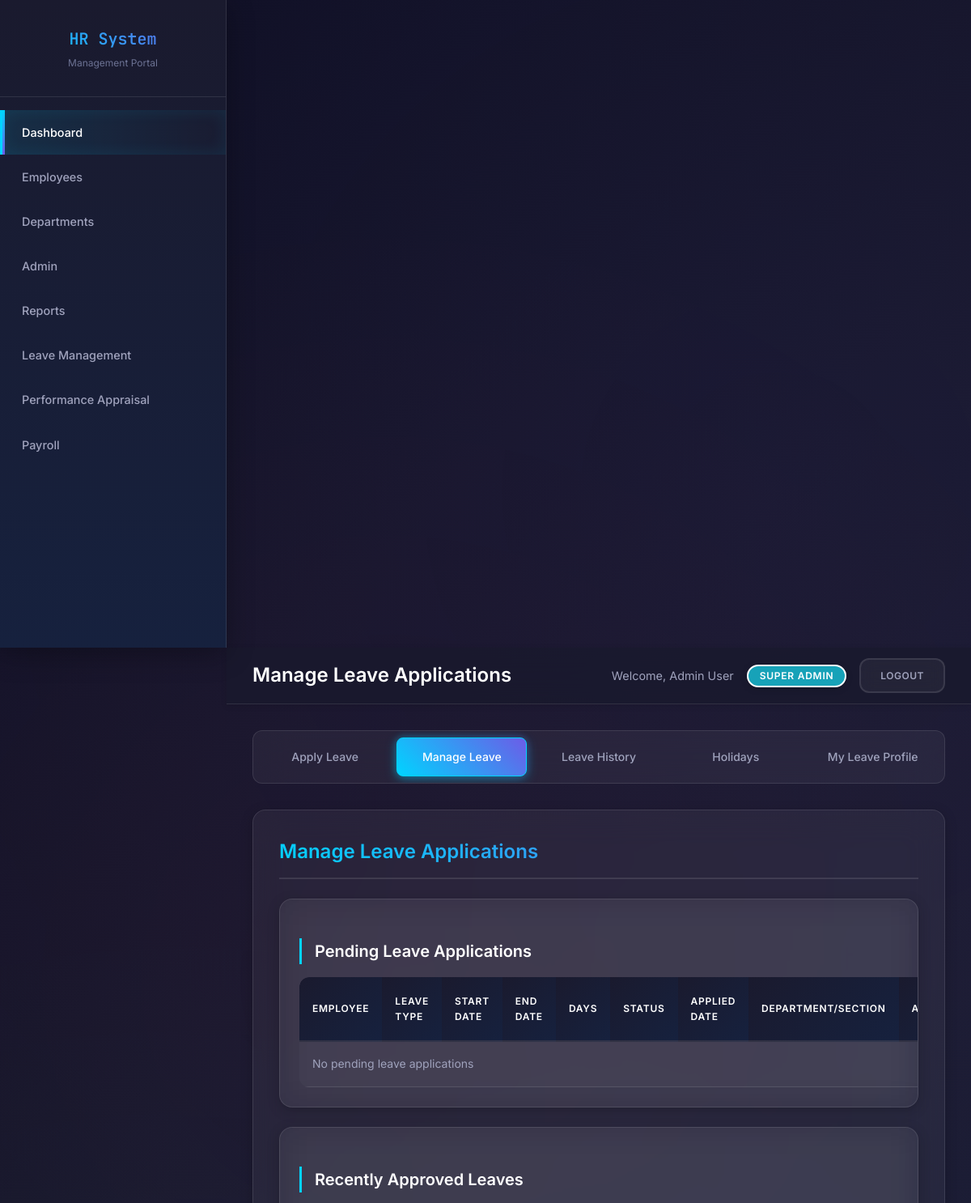
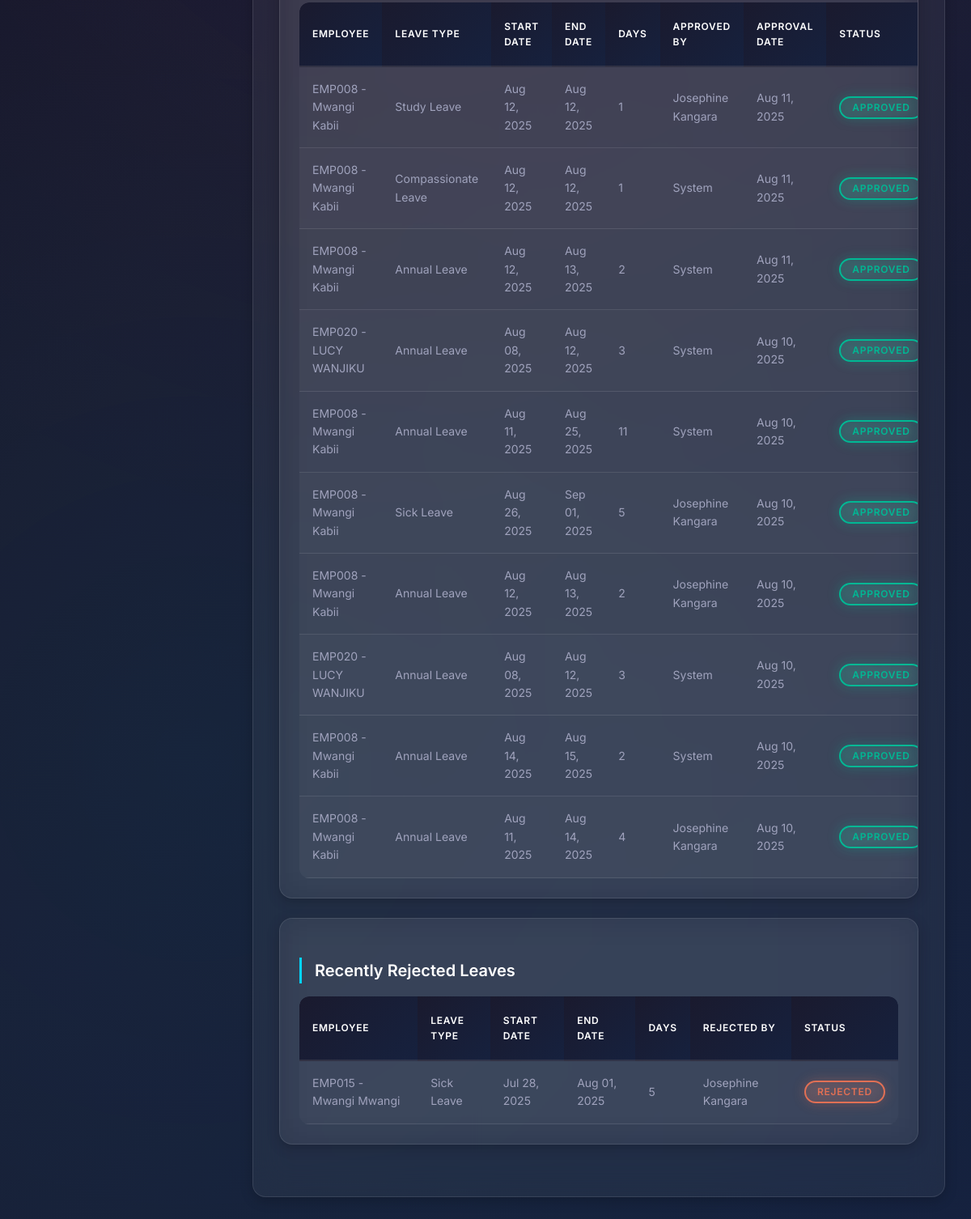
/manage.php (signed in), run on the app's committed database (2 pictures, top to bottom).
### tables this page shows
CREATE TABLE `leave_applications` (
  `id` int(11) NOT NULL,
  `employee_id` int(11) NOT NULL,
  `leave_type_id` int(11) NOT NULL,
  `start_date` date NOT NULL,
  `end_date` date NOT NULL,
  `days_requested` int(11) NOT NULL,
  `reason` text NOT NULL,
  `deduction_details` text DEFAULT NULL COMMENT 'JSON storage of deduction plan',
  `primary_days` int(11) DEFAULT 0 COMMENT 'Days deducted from primary leave type',
  `annual_days` int(11) DEFAULT 0 COMMENT 'Days deducted from annual leave',
  `unpaid_days` int(11) DEFAULT 0 COMMENT 'Days that are unpaid',
  `status` enum('pending','pending_section_head','pending_dept_head','pending_managing_director','pending_hr_manager','approved','rejected','cancelled') NOT NULL DEFAULT 'pending',
  `applied_at` timestamp NOT NULL DEFAULT current_timestamp(),
  `section_head_approval` enum('pending','approved','rejected') DEFAULT 'pending',
  `section_head_approved_by` varchar(50) DEFAULT NULL,
  `section_head_approved_at` timestamp NULL DEFAULT NULL,
  `dept_head_approval` enum('pending','approved','rejected') DEFAULT 'pending',
  `dept_head_approved_by` varchar(50) DEFAULT NULL,
  `dept_head_approved_at` timestamp NULL DEFAULT NULL,
  `hr_processed_by` varchar(50) DEFAULT NULL,
  `hr_processed_at` timestamp NULL DEFAULT NULL,
  `hr_comments` text DEFAULT NULL,
  `approver_id` int(11) DEFAULT NULL,
  `section_head_emp_id` int(11) DEFAULT NULL,
  `dept_head_emp_id` int(11) DEFAULT NULL,
  `days_deducted` int(11) DEFAULT 0,
  `days_from_annual` int(11) DEFAULT 0,
  `managing_director_approved_by` int(11) DEFAULT NULL,
  `hr_approved_by` int(11) DEFAULT NULL,
  `hr_approved_at` datetime DEFAULT NULL,
  `managing_director_approved_at` datetime DEFAULT NULL
);

CREATE TABLE `employees` (
  `id` int(11) NOT NULL,
  `employee_id` varchar(50) DEFAULT NULL,
  `first_name` varchar(100) DEFAULT NULL,
  `last_name` varchar(100) DEFAULT NULL,
  `gender` varchar(10) NOT NULL,
  `national_id` int(10) NOT NULL,
  `email` varchar(255) DEFAULT NULL,
  `designation` varchar(50) NOT NULL,
  `phone` varchar(20) DEFAULT NULL,
  `date_of_birth` date NOT NULL,
  `address` text DEFAULT NULL,
  `department_id` int(11) DEFAULT NULL,
  `section_id` int(11) DEFAULT NULL,
  `position` varchar(100) DEFAULT NULL,
  `salary` decimal(10,2) DEFAULT NULL,
  `hire_date` date DEFAULT NULL,
  `employment_type` varchar(20) NOT NULL,
  `employee_type` varchar(20) NOT NULL,
  `profile_image_url` varchar(500) DEFAULT NULL,
  `created_at` timestamp NOT NULL DEFAULT current_timestamp(),
  `updated_at` timestamp NOT NULL DEFAULT current_timestamp() ON UPDATE current_timestamp(),
  `employee_status` enum('active','inactive','resigned','fired','retired') NOT NULL DEFAULT 'active'
);

CREATE TABLE `leave_types` (
  `id` int(11) NOT NULL,
  `name` varchar(100) NOT NULL,
  `description` text DEFAULT NULL,
  `max_days_per_year` int(11) DEFAULT NULL,
  `counts_weekends` tinyint(1) DEFAULT 0,
  `deducted_from_annual` tinyint(1) DEFAULT 1,
  `is_active` tinyint(1) DEFAULT 1,
  `created_at` timestamp NOT NULL DEFAULT current_timestamp(),
  `updated_at` timestamp NOT NULL DEFAULT current_timestamp() ON UPDATE current_timestamp()
);

### manage.php (the view, shortened to what this page needs)
<?php
$conn = getConnection();
$user = [
    'first_name' => isset($_SESSION['user_name']) ? explode(' ', $_SESSION['user_name'])[0] : 'User',
    'last_name' => isset($_SESSION['user_name']) ? (explode(' ', $_SESSION['user_name'])[1] ?? '') : '',
    'role' => $_SESSION['user_role'] ?? 'guest',
    'id' => $_SESSION['user_id']
];
function hasPermission($required_role) {
    global $user;
    $role_hierarchy = [
        'managing_director' => 6,
        'super_admin' => 5,
        'hr_manager' => 4,
        'dept_head' => 3,
        'section_head' => 2,
        'manager' => 1,
        'employee' => 0
    ];
    $user_level = $role_hierarchy[$user['role']] ?? 0;
    $required_level = $role_hierarchy[$required_role] ?? 0;
    return $user_level >= $required_level;
}
function formatDate($date) {
    return date('M d, Y', strtotime($date));
}
$pendingLeaves = [];
$approvedLeaves = [];
$rejectedLeaves = [];
try {
    $approvedQuery = "SELECT la.*, e.employee_id, e.first_name, e.last_name,
                     lt.name as leave_type_name,
                     COALESCE(
                         (SELECT CONCAT(u.first_name, ' ', u.last_name) FROM users u WHERE u.id = la.hr_approved_by),
                         (SELECT CONCAT(u.first_name, ' ', u.last_name) FROM users u WHERE u.id = la.managing_director_approved_by),
                         (SELECT CONCAT(u.first_name, ' ', u.last_name) FROM users u WHERE u.id = la.dept_head_approved_by),
                         (SELECT CONCAT(u.first_name, ' ', u.last_name) FROM users u WHERE u.id = la.section_head_approved_by),
                         'System'
                     ) as approver_name,
                     COALESCE(
                         la.hr_approved_at,
                         la.managing_director_approved_at,
                         la.dept_head_approved_at,
                         la.section_head_approved_at
                     ) as approval_date
                     FROM leave_applications la
                     JOIN employees e ON la.employee_id = e.id
                     JOIN leave_types lt ON la.leave_type_id = lt.id
                     WHERE la.status = 'approved'
                     ORDER BY approval_date DESC
                     LIMIT 10";
    $approvedResult = $conn->query($approvedQuery);
    $approvedLeaves = $approvedResult->fetch_all(MYSQLI_ASSOC);
    $rejectedQuery = "SELECT la.*, e.employee_id, e.first_name, e.last_name,
                     lt.name as leave_type_name,
                     COALESCE(
                         (SELECT CONCAT(u.first_name, ' ', u.last_name) FROM users u WHERE u.id = la.hr_approved_by),
                         (SELECT CONCAT(u.first_name, ' ', u.last_name) FROM users u WHERE u.id = la.managing_director_approved_by),
                         (SELECT CONCAT(u.first_name, ' ', u.last_name) FROM users u WHERE u.id = la.dept_head_approved_by),
                         (SELECT CONCAT(u.first_name, ' ', u.last_name) FROM users u WHERE u.id = la.section_head_approved_by),
                         'System'
                     ) as approver_name,
                     COALESCE(
                         la.hr_approved_at,
                         la.managing_director_approved_at,
                         la.dept_head_approved_at,
                         la.section_head_approved_at
                     ) as rejection_date
                     FROM leave_applications la
                     JOIN employees e ON la.employee_id = e.id
                     JOIN leave_types lt ON la.leave_type_id = lt.id
                     WHERE la.status = 'rejected'
                     ORDER BY rejection_date DESC
                     LIMIT 10";
    $rejectedResult = $conn->query($rejectedQuery);
    $rejectedLeaves = $rejectedResult->fetch_all(MYSQLI_ASSOC);
} catch (Exception $e) {
    $error = "Error fetching data: " . $e->getMessage();
}
?>
<!DOCTYPE html>
<html lang="en">
<head>
    <link rel="stylesheet" href="style.css">
</head>
<body>
    <div class="container">
        <div class="sidebar">
            <div class="sidebar-brand">
                <h1>HR System</h1>
                <p>Management Portal</p>
            </div>
            <nav class="nav">
                <ul>
                    <li><a href="dashboard.php" class="active">Dashboard</a></li>
                    <li><a href="employees.php">Employees</a></li>
                    <?php if (hasPermission('hr_manager')): ?>
                    <li><a href="departments.php">Departments</a></li>
                    <?php endif; ?>
                    <?php if (hasPermission('super_admin')): ?>
                   <li><a href="admin.php?tab=users">Admin</a></li>
                   <?php elseif (hasPermission('hr_manager')): ?>
                  <li><a href="admin.php?tab=financial">Admin</a></li>
                   <?php endif; ?>
                    <?php if (hasPermission('hr_manager')): ?>
                    <li><a href="reports.php">Reports</a></li>
                    <?php endif; ?>
                    <?php if (hasPermission('hr_manager')|| hasPermission('super_admin')||hasPermission('dept_head')||hasPermission('officer')): ?>
                    <li><a href="leave_management.php">Leave Management</a></li>
                    <?php endif; ?>
                    <li><a href="employee_appraisal.php">Performance Appraisal</a></li>
                    <li><a href="payroll_mnagements.php" ><i class="fas fa-money-check"></i> Payroll</a></li>
                </ul>
            </nav>
        </div>
        </div>
        <div class="main-content">
            <div class="header">
                <h1>Manage Leave Applications</h1>
                <div class="user-info">
                    <span>Welcome, <?php echo htmlspecialchars($user['first_name'] . ' ' . $user['last_name']); ?></span>
                    <span class="badge badge-info"><?php echo ucwords(str_replace('_', ' ', $user['role'])); ?></span>
                    <a href="logout.php" class="btn btn-secondary btn-sm">Logout</a>
                </div>
            </div>
            <div class="content">
                <div class="leave-tabs">
                    <a href="leave_management.php" class="leave-tab">Apply Leave</a>
                    <?php if (in_array($user['role'], ['hr_manager', 'dept_head', 'section_head', 'manager', 'managing_director','super_admin'])): ?>
                    <a href="manage.php" class="leave-tab active">Manage Leave</a>
                    <?php endif; ?>
                    <?php if(in_array($user['role'], ['hr_manager', 'super_admin', 'manager','managing_director'])): ?>
                    <a href="history.php" class="leave-tab">Leave History</a>
                    <a href="holidays.php" class="leave-tab">Holidays</a>
                    <?php endif; ?>
                    <a href="profile.php" class="leave-tab">My Leave Profile</a>
                </div>
                <div class="tab-content">
                    <h3>Manage Leave Applications</h3>
                    <div class="table-container mb-4">
                        <h4>Pending Leave Applications</h4>
                        <table class="table">
                            <thead>
                                <tr>
                                    <th>Employee</th>
                                    <th>Leave Type</th>
                                    <th>Start Date</th>
                                    <th>End Date</th>
                                    <th>Days</th>
                                    <th>Status</th>
                                    <th>Applied Date</th>
                                    <th>Department/Section</th>
                                    <th>Actions</th>
                                </tr>
                            </thead>
                            <tbody>
                                <?php if (empty($pendingLeaves)): ?>
                                    <tr>
                                        <td colspan="9" class="text-center">No pending leave applications</td>
                                    </tr>
                                <?php endif; ?>
                            </tbody>
                        </table>
                    </div>
                    <div class="table-container mb-4">
                        <h4>Recently Approved Leaves</h4>
                        <table class="table">
                            <thead>
                                <tr>
                                    <th>Employee</th>
                                    <th>Leave Type</th>
                                    <th>Start Date</th>
                                    <th>End Date</th>
                                    <th>Days</th>
                                    <th>Approved By</th>
                                    <th>Approval Date</th>
                                    <th>Status</th>
                                </tr>
                            </thead>
                            <tbody>
                                <?php if (empty($approvedLeaves)): ?>
                                    <tr>
                                        <td colspan="8" class="text-center">No approved leaves found</td>
                                    </tr>
                                <?php else: ?>
                                    <?php foreach ($approvedLeaves as $leave): ?>
                                    <tr>
                                        <td><?php echo htmlspecialchars($leave['employee_id'] . ' - ' . $leave['first_name'] . ' ' . $leave['last_name']); ?></td>
                                        <td><?php echo htmlspecialchars($leave['leave_type_name']); ?></td>
                                        <td><?php echo formatDate($leave['start_date']); ?></td>
                                        <td><?php echo formatDate($leave['end_date']); ?></td>
                                        <td><?php echo $leave['days_requested']; ?></td>
                                        <td><?php echo htmlspecialchars($leave['approver_name'] ?? 'System'); ?></td>
                                        <td><?php echo formatDate($leave['approval_date'] ?? 'N/A'); ?></td>
                                        <td><span class="badge badge-success">Approved</span></td>
                                    </tr>
                                    <?php endforeach; ?>
                                <?php endif; ?>
                            </tbody>
                        </table>
                    </div>
                    <div class="table-container">
                        <h4>Recently Rejected Leaves</h4>
                        <table class="table">
                            <thead>
                                <tr>
                                    <th>Employee</th>
                                    <th>Leave Type</th>
                                    <th>Start Date</th>
                                    <th>End Date</th>
                                    <th>Days</th>
                                    <th>Rejected By</th>
                                    <th>Status</th>
                                </tr>
                            </thead>
                            <tbody>
                                <?php if (empty($rejectedLeaves)): ?>
                                    <tr>
                                        <td colspan="7" class="text-center">No rejected leaves found</td>
                                    </tr>
                                <?php else: ?>
                                    <?php foreach ($rejectedLeaves as $leave): ?>
                                    <tr>
                                        <td><?php echo htmlspecialchars($leave['employee_id'] . ' - ' . $leave['first_name'] . ' ' . $leave['last_name']); ?></td>
                                        <td><?php echo htmlspecialchars($leave['leave_type_name']); ?></td>
                                        <td><?php echo formatDate($leave['start_date']); ?></td>
                                        <td><?php echo formatDate($leave['end_date']); ?></td>
                                        <td><?php echo $leave['days_requested']; ?></td>
                                        <td><?php echo htmlspecialchars($leave['approver_name'] ?? 'System'); ?></td>
                                        <td><span class="badge badge-danger">Rejected</span></td>
                                    </tr>
                                    <?php endforeach; ?>
                                <?php endif; ?>
                            </tbody>
                        </table>
                    </div>
                </div>
            </div>
        </div>
</body>
</html>

### data on the page
leave_applications: employee.last_name "EMP008 - Mwangi Kabii", leave_type.name "Study Leave", start_date "Aug 12, 2025", end_date "Aug 12, 2025", days_requested "1", approver_name "Josephine Kangara", approval_date "Aug 11, 2025"
leave_applications: employee.last_name "EMP008 - Mwangi Kabii", leave_type.name "Compassionate Leave", start_date "Aug 12, 2025", end_date "Aug 12, 2025", days_requested "1", approver_name "System", approval_date "Aug 11, 2025"
leave_applications: employee.last_name "EMP008 - Mwangi Kabii", leave_type.name "Annual Leave", start_date "Aug 12, 2025", end_date "Aug 13, 2025", days_requested "2", approver_name "System", approval_date "Aug 11, 2025"
leave_applications: employee.last_name "EMP020 - LUCY WANJIKU", leave_type.name "Annual Leave", start_date "Aug 08, 2025", end_date "Aug 12, 2025", days_requested "3", approver_name "System", approval_date "Aug 10, 2025"
leave_applications: employee.last_name "EMP008 - Mwangi Kabii", leave_type.name "Annual Leave", start_date "Aug 11, 2025", end_date "Aug 25, 2025", days_requested "11", approver_name "System", approval_date "Aug 10, 2025"
leave_applications: employee.last_name "EMP008 - Mwangi Kabii", leave_type.name "Sick Leave", start_date "Aug 26, 2025", end_date "Sep 01, 2025", days_requested "5", approver_name "Josephine Kangara", approval_date "Aug 10, 2025"
leave_applications: employee.last_name "EMP008 - Mwangi Kabii", leave_type.name "Annual Leave", start_date "Aug 12, 2025", end_date "Aug 13, 2025", days_requested "2", approver_name "Josephine Kangara", approval_date "Aug 10, 2025"
leave_applications: employee.last_name "EMP020 - LUCY WANJIKU", leave_type.name "Annual Leave", start_date "Aug 08, 2025", end_date "Aug 12, 2025", days_requested "3", approver_name "System", approval_date "Aug 10, 2025"
leave_applications: employee.last_name "EMP008 - Mwangi Kabii", leave_type.name "Annual Leave", start_date "Aug 14, 2025", end_date "Aug 15, 2025", days_requested "2", approver_name "System", approval_date "Aug 10, 2025"
leave_applications: employee.last_name "EMP008 - Mwangi Kabii", leave_type.name "Annual Leave", start_date "Aug 11, 2025", end_date "Aug 14, 2025", days_requested "4", approver_name "Josephine Kangara", approval_date "Aug 10, 2025"
leave_applications: employee.last_name "EMP015 - Mwangi Mwangi", leave_type.name "Sick Leave", start_date "Jul 28, 2025", end_date "Aug 01, 2025", days_requested "5", approver_name "Josephine Kangara"

### other printed values
$user['first_name'] . ' ' . $user['last_name'] "Admin User"
str_replace('_', ' ', $user['role']) "SUPER ADMIN"
